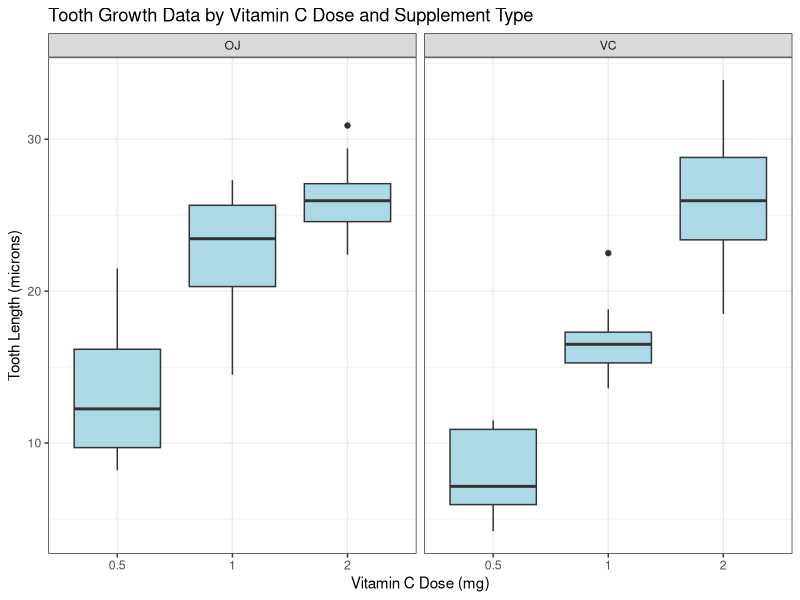

R code for this plot:
## ---- chunk 1
library(datasets)
data(ToothGrowth)  
#Dataset summary
str(ToothGrowth) 
## ---- chunk 2
library(dplyr)
OJ<- ToothGrowth %>%  group_by(supp,dose)%>%  filter(supp == "OJ")%>%  
        select(supp, dose, len)%>%  
        summarize(subjects = length(len), avg_length_gain = mean(len)/length(len), SD = sd(len)) 
VC<- ToothGrowth %>%  group_by(supp,dose)%>%  filter(supp == "VC")%>%  
        select(supp, dose, len)%>%  
        summarize(subjects = length(len), avg_length_gain = mean(len)/length(len), SD = sd(len))  
## ---- chunk 3
# Summarized table for Orange Juice - code in Appendix 1(a)
OJ
## ---- chunk 4
#Summarized table for aqueous solution of Vitamin C - code in Appendix 1(a)
VC  
## ---- chunk 5
library(ggplot2)
p <- ggplot(ToothGrowth, aes(factor(dose), len)) + geom_boxplot(fill="lightblue") 

p + facet_wrap(~supp, ncol = 2) + labs(x="Vitamin C Dose (mg)", y="Tooth Length (microns)", title = "Tooth Growth Data by Vitamin C Dose and Supplement Type")+ theme_bw()  
## ---- chunk 6
#Create the following vectors to ease calculation  different scenarios:
OJ_05 <- ToothGrowth %>% filter(supp=="OJ", dose == 1.0)%>% select(len)
OJ_1 <- ToothGrowth %>% filter(supp=="OJ", dose == 1.0)%>% select(len)
OJ_2 <- ToothGrowth %>% filter(supp=="OJ", dose == 2.0)%>% select(len)
VC_05 <- ToothGrowth %>% filter(supp=="VC", dose == 0.5)%>% select(len)
VC_1 <- ToothGrowth %>% filter(supp=="VC", dose == 1.0)%>% select(len)
VC_2 <- ToothGrowth %>% filter(supp=="VC", dose == 2.0)%>% select(len)
## ---- chunk 7
d05 <- ToothGrowth %>% filter(dose == 0.5)%>% select(len)
d1 <- ToothGrowth %>% filter(dose == 1.0)%>% select(len)
d2 <- ToothGrowth %>% filter(dose == 2.0)%>% select(len)
## ---- chunk 8
OJ<- ToothGrowth %>%  group_by(supp,dose)%>%  filter(supp == "OJ")%>%  
   select(supp, dose, len)%>%  
        summarize(subjects = length(len), 
                  avg_length_gain = mean(len)/length(len), SD = sd(len))

VC<- ToothGrowth %>%   group_by(supp,dose)%>%  filter(supp == "VC")%>%  
        select(supp, dose, len)%>%  
        summarize(subjects = length(len), 
                  avg_length_gain = mean(len)/length(len), SD = sd(len))  
## ---- chunk 9
t.test(OJ_05, VC_05, paired = FALSE, var.equal = FALSE)  
t.test(OJ_1, VC_1, paired = FALSE, var.equal = FALSE)  
t.test(OJ_2, VC_2, paired = FALSE, var.equal = FALSE)   
## ---- chunk 10
t.test(d1, d05, paired = FALSE, var.equal = FALSE)   
t.test(d2, d1, paired = FALSE, var.equal = FALSE)   
